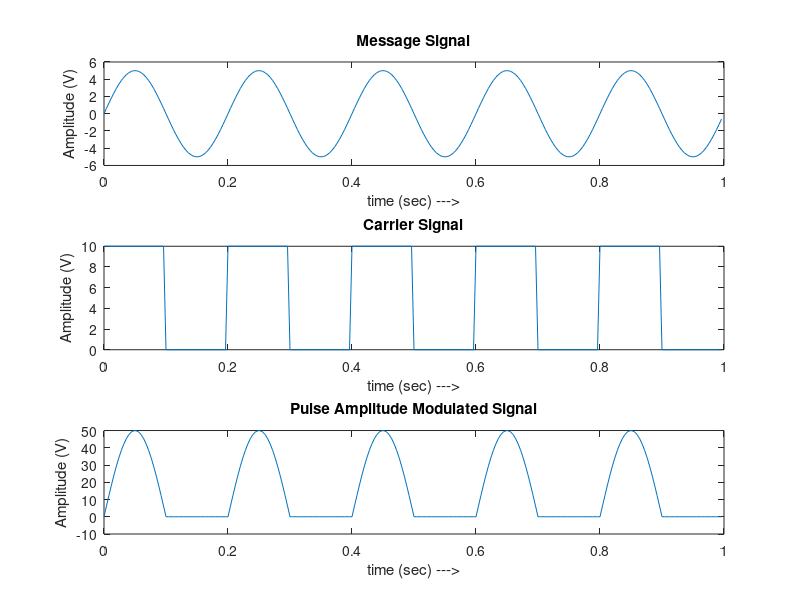
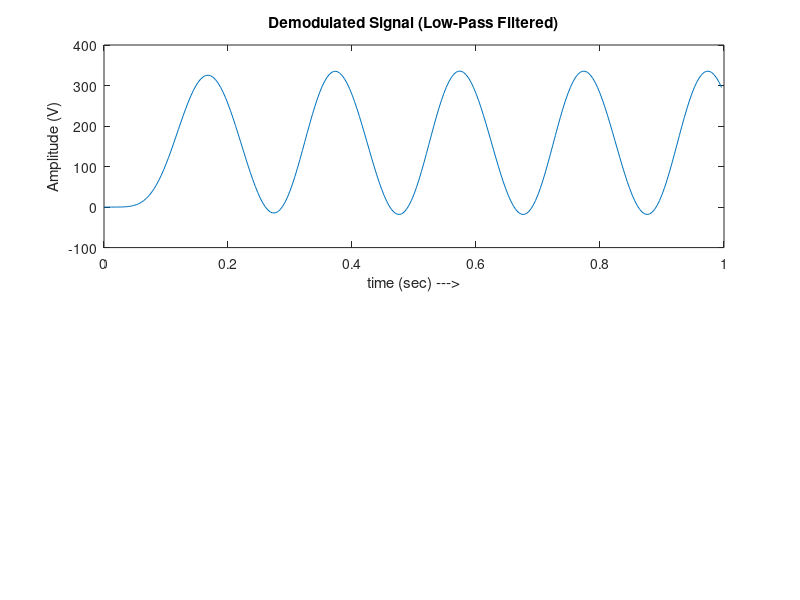

Source code (MATLAB) for these figures, in order:
% Message Signal
fm = input("Enter message signal frequency: ");
am = input("Enter message signal amplitude: ");
disp(newline);

% Carrier Signal
fc = input("Enter carrier signal frequency: ");
ac = input("Enter carrier signal amplitude: ");
disp(newline);

Fs = 50*fc;     % Sampling Frequency

dt = 1/Fs;          
T = 5*(1/fm);

% Defining time vector
t = 0:dt:T-dt;

% Message Signal equation
msg_signal = am*sin(2*pi*fm*t);

% Carrier Signal equation
carrier_signal = ac+ac*square(2*pi*fc*t);

% Modulated Signal equation
mod_s = msg_signal .* carrier_signal;

% Plotting signals
figure(1);
subplot(3,1,1);
plot(t,msg_signal);
xlabel('time (sec) --->');
ylabel('Amplitude (V)');
title('Message Signal');
subplot(3,1,2);
plot(t,carrier_signal);
xlabel('time (sec) --->');
ylabel('Amplitude (V)');
title('Carrier Signal');
subplot(3,1,3);
plot(t,mod_s);
xlabel('time (sec) --->');
ylabel('Amplitude (V)');
title('Pulse Amplitude Modulated Signal');

figure(2);
% Demodulation using low-pass filter:
demod_s = mod_s.*carrier_signal;

[b, a] = butter(5, fm/(Fs/2));  % Design a low-pass filter with cutoff at fm
demod_s = filter(b, a, demod_s); % Apply the filter

subplot(2,1,1)
plot(t, demod_s);
xlabel('time (sec) --->');
ylabel('Amplitude (V)');
title('Demodulated Signal (Low-Pass Filtered)');


